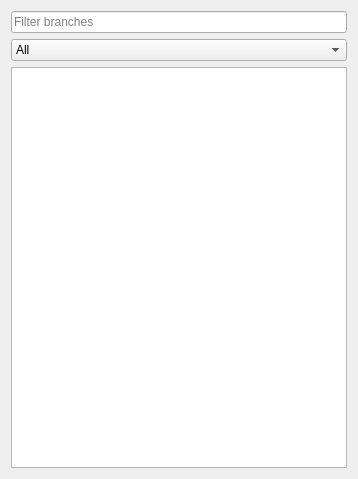
<?xml version="1.0" encoding="UTF-8"?>
<ui version="4.0">
 <class>BranchesSelectionWidget</class>
 <widget class="QWidget" name="BranchesSelectionWidget">
  <property name="geometry">
   <rect>
    <x>0</x>
    <y>0</y>
    <width>358</width>
    <height>479</height>
   </rect>
  </property>
  <property name="windowTitle">
   <string>Form</string>
  </property>
  <layout class="QVBoxLayout" name="verticalLayout">
   <item>
    <widget class="QLineEdit" name="lineEditFilter">
     <property name="placeholderText">
      <string>Filter branches</string>
     </property>
    </widget>
   </item>
   <item>
    <widget class="QComboBox" name="comboBoxBranchesType">
     <item>
      <property name="text">
       <string>All</string>
      </property>
     </item>
     <item>
      <property name="text">
       <string>Local</string>
      </property>
     </item>
     <item>
      <property name="text">
       <string>Remote</string>
      </property>
     </item>
    </widget>
   </item>
   <item>
    <widget class="QTreeView" name="treeViewBranches"/>
   </item>
  </layout>
 </widget>
 <resources/>
 <connections/>
</ui>
